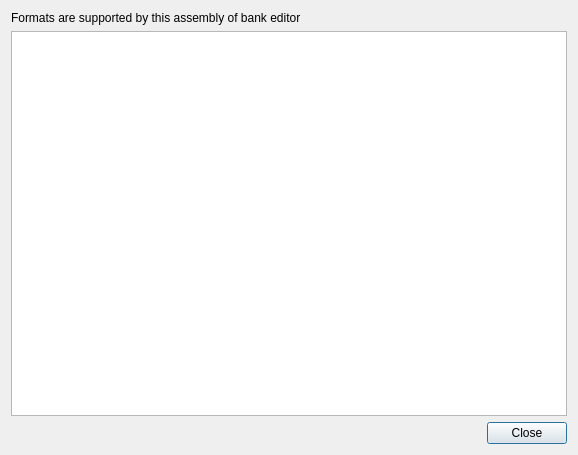
<?xml version="1.0" encoding="UTF-8"?>
<ui version="4.0">
 <class>formats_sup</class>
 <widget class="QDialog" name="formats_sup">
  <property name="geometry">
   <rect>
    <x>0</x>
    <y>0</y>
    <width>578</width>
    <height>455</height>
   </rect>
  </property>
  <property name="windowTitle">
   <string>Supported formats</string>
  </property>
  <layout class="QGridLayout" name="gridLayout">
   <item row="2" column="1">
    <widget class="QPushButton" name="close">
     <property name="text">
      <string>Close</string>
     </property>
    </widget>
   </item>
   <item row="2" column="0">
    <spacer name="horizontalSpacer">
     <property name="orientation">
      <enum>Qt::Horizontal</enum>
     </property>
     <property name="sizeHint" stdset="0">
      <size>
       <width>40</width>
       <height>20</height>
      </size>
     </property>
    </spacer>
   </item>
   <item row="1" column="0" colspan="2">
    <widget class="QTableWidget" name="formats">
     <property name="dragDropOverwriteMode">
      <bool>false</bool>
     </property>
     <property name="alternatingRowColors">
      <bool>true</bool>
     </property>
     <property name="selectionMode">
      <enum>QAbstractItemView::NoSelection</enum>
     </property>
     <property name="sortingEnabled">
      <bool>false</bool>
     </property>
     <attribute name="horizontalHeaderShowSortIndicator" stdset="0">
      <bool>false</bool>
     </attribute>
     <attribute name="verticalHeaderVisible">
      <bool>false</bool>
     </attribute>
    </widget>
   </item>
   <item row="0" column="0" colspan="2">
    <widget class="QLabel" name="label">
     <property name="text">
      <string>Formats are supported by this assembly of bank editor</string>
     </property>
    </widget>
   </item>
  </layout>
 </widget>
 <resources/>
 <connections>
  <connection>
   <sender>close</sender>
   <signal>clicked()</signal>
   <receiver>formats_sup</receiver>
   <slot>close()</slot>
   <hints>
    <hint type="sourcelabel">
     <x>305</x>
     <y>292</y>
    </hint>
    <hint type="destinationlabel">
     <x>176</x>
     <y>156</y>
    </hint>
   </hints>
  </connection>
 </connections>
</ui>
